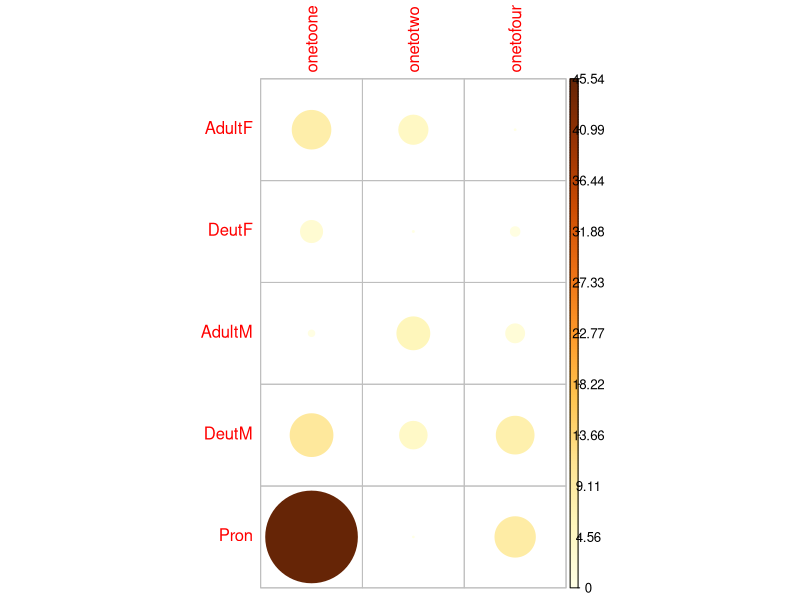
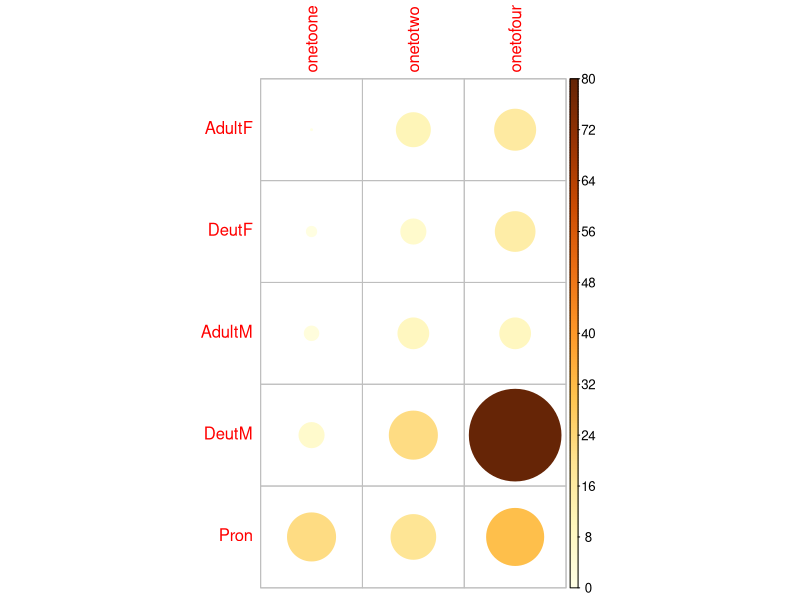
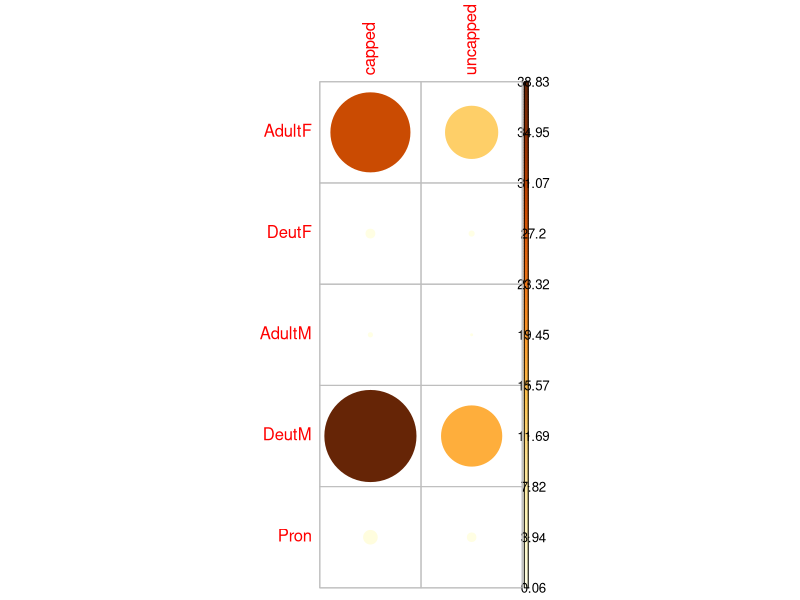
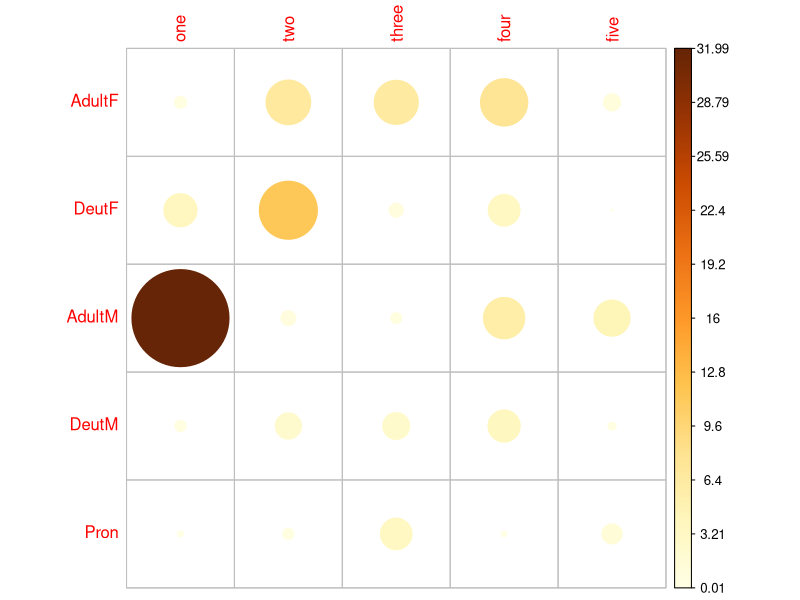
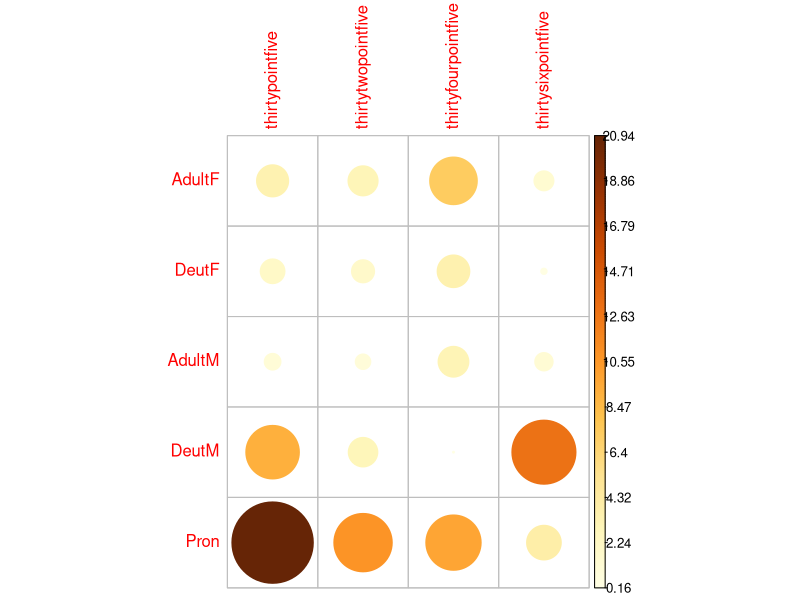

These figures' R source, in order:
## ---- chunk 1
Offspring <- read.csv("coinvasionchisquared.csv")

#Add row with added PronF and PronM
Offspring <- rbind(Offspring, list(22,19,31))
#Rename rows
rownames(Offspring) = c("AdultF", "DeutF", "PronF", "AdultM","DeutM", "PronM", "Pron")
#Delete rows with PronF and PronM
Offspring <- Offspring[-c(3, 6), ]

Chisq <- chisq.test(Offspring)
Chisq

#calculate the contribution from each group to the p-value
contrib <- 100*Chisq$residuals^2/Chisq$statistic

#Plot contributions. In this case red is a positive contribution and yellow is negative
require(corrplot)
corrplot(contrib, is.cor = FALSE)

Offspring<- as.matrix(Offspring)
corrplot(Offspring, is.cor = FALSE)

## ---- chunk 2
Offspring <- read.csv("coinvasionsoffper.csv")

rownames(Offspring) = c("OnetoOne", "TwotoOne", "FourtoOne")

Chisq <- chisq.test(Offspring)
Chisq

#calculate the contribution from each group to the p-value
contrib <- 100*Chisq$residuals^2/Chisq$statistic
contrib

#Cannot graph, but the numbers are in the global environment to the right and under "Values"
## ---- chunk 3
Offspring <- read.csv("larvaestagechisquared.csv")

Offspring <- rbind(Offspring, list(19,38))
rownames(Offspring) = c("AdultF", "DeutF", "PronF", "AdultM","DeutM", "PronM", "Pron")
Offspring <- Offspring[-c(3, 6), ]

Chisq <- chisq.test(Offspring)

Chisq

#calculate the contribution from each group to the p-value
contrib <- 100*Chisq$residuals^2/Chisq$statistic

#Plot contributions. In this case red is a positive contribution and yellow is negative
require(corrplot)
corrplot(contrib, is.cor = FALSE)

## ---- chunk 4
Offspring <- read.csv("larvalstageoffper.csv")

rownames(Offspring) = c("capped", "uncapped")

Chisq <- chisq.test(Offspring)
Chisq

#calculate the contribution from each group to the p-value
contrib <- 100*Chisq$residuals^2/Chisq$statistic
contrib

#Cannot graph, but the numbers are in the global environment to the right and under "Values"
## ---- chunk 5
Offspring <- read.csv("larvaesourcechisquared.csv")

Offspring <- rbind(Offspring, list(13,29,1,35,29))
rownames(Offspring) = c("AdultF", "DeutF", "PronF", "AdultM","DeutM", "PronM", "Pron")
Offspring <- Offspring[-c(3, 6), ]

Chisq <- chisq.test(Offspring)
Chisq

#calculate the contribution from each group to the p-value
contrib <- 100*Chisq$residuals^2/Chisq$statistic

#Plot contributions. In this case red is a positive contribution and yellow is negative
require(corrplot)
corrplot(contrib, is.cor = FALSE)

## ---- chunk 6
Offspring <- read.csv("larvaesourceoffper.csv")

rownames(Offspring) = c("one", "two", "three", "four", "five")

Chisq <- chisq.test(Offspring)
Chisq

#calculate the contribution from each group to the p-value
contrib <- 100*Chisq$residuals^2/Chisq$statistic
contrib

#Cannot graph, but the numbers are in the global environment to the right and under "Values"
## ---- chunk 7
Offspring <- read.csv("temperaturechisquared.csv")

Offspring <- rbind(Offspring, list(17,13,11,4))
rownames(Offspring) = c("AdultF", "DeutF", "PronF", "AdultM","DeutM", "PronM", "Pron")
Offspring <- Offspring[-c(3, 6), ]

Chisq <- chisq.test(Offspring)
Chisq

#calculate the contribution from each group to the p-value
contrib <- 100*Chisq$residuals^2/Chisq$statistic

#Plot contributions. In this case red is a positive contribution and yellow is negative
require(corrplot)
corrplot(contrib, is.cor = FALSE)

## ---- chunk 8
Offspring <- read.csv("temperatureoffper.csv")

rownames(Offspring) = c("thirtypointfive", "thirtytwopointfive", "thirtyfourpointfive", "thirtysixpointfive")

Chisq <- chisq.test(Offspring)
Chisq

#calculate the contribution from each group to the p-value
contrib <- 100*Chisq$residuals^2/Chisq$statistic
contrib

#Cannot graph, but the numbers are in the global environment to the right and under "Values"
